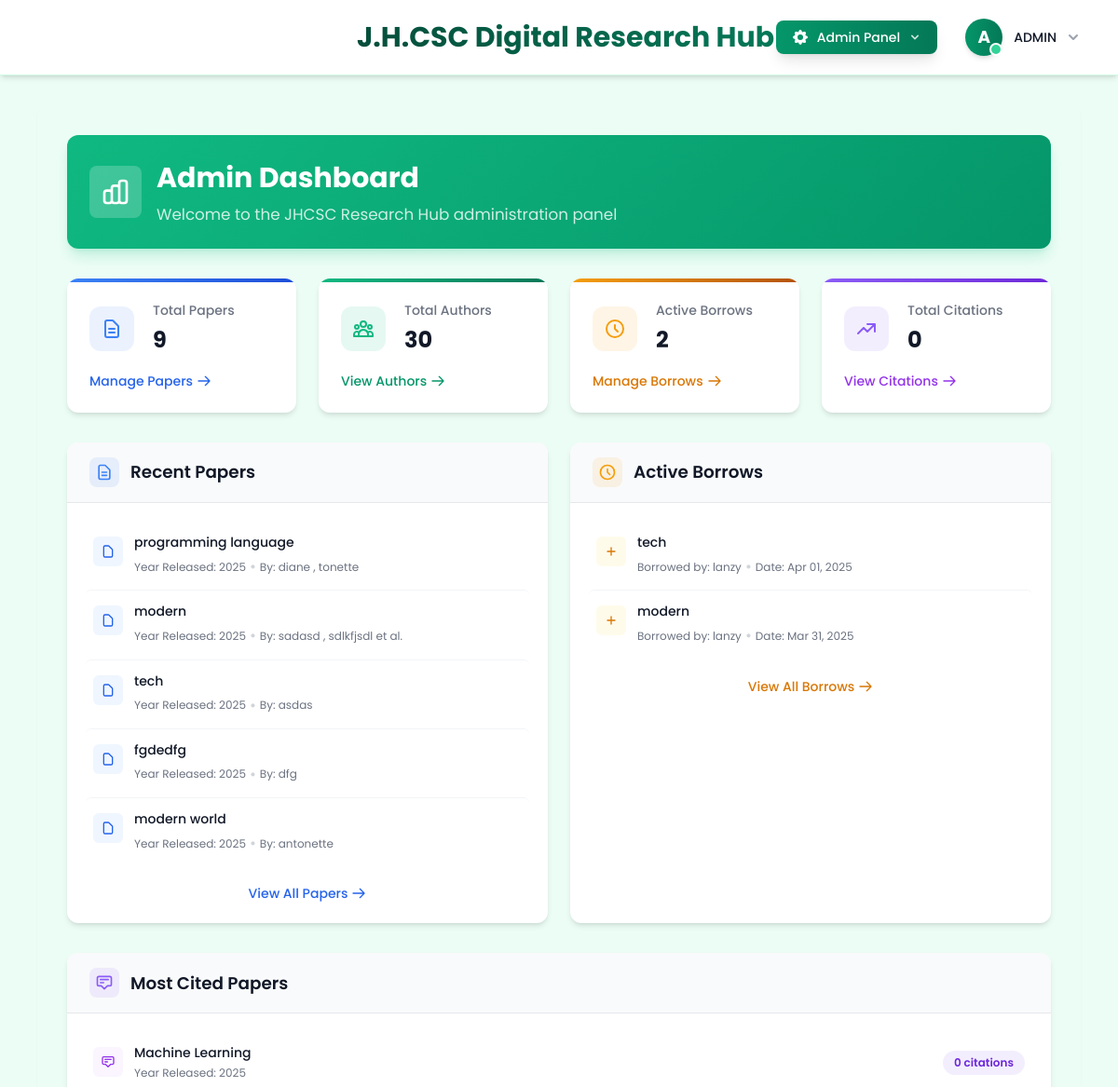
Before: /accounts/admin/dashboard/ (signed in, upper part) with the older database file.
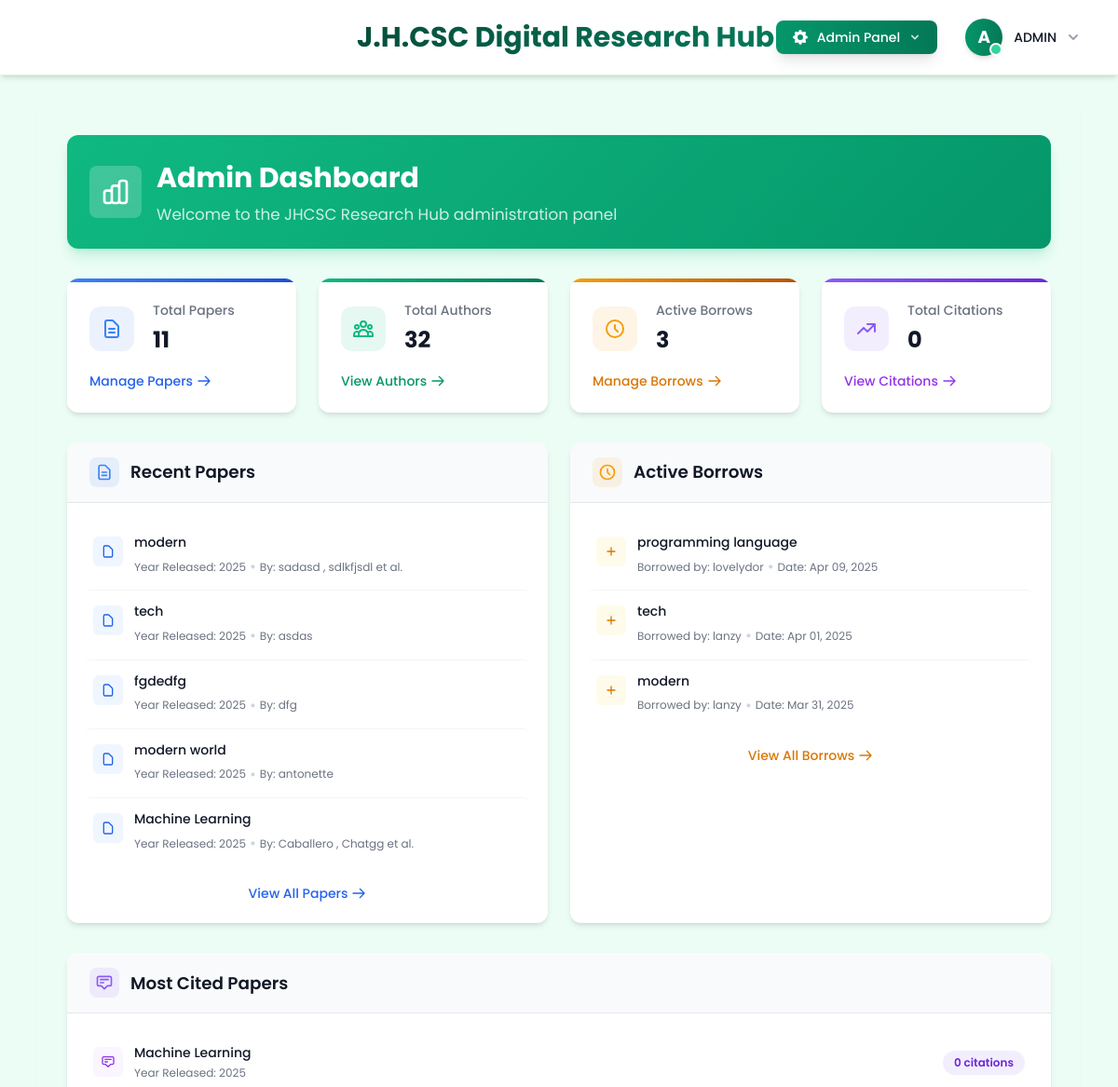
After: the same page with the newer database file.
### scholar/models.py (models this page shows, shortened)
class Paper(models.Model):
    title = models.CharField(max_length=255)
    authors = models.ManyToManyField('Author', related_name='papers')
    abstract = models.TextField()
    publication_date = models.DateField()
    citations = models.PositiveIntegerField(default=0)
    available_copies = models.PositiveIntegerField(default=1)
    view_count = models.PositiveIntegerField(default=0)
    viewers = models.ManyToManyField(User, related_name='viewed_papers', blank=True)
    pdf_file = models.FileField(upload_to='papers/', blank=True, null=True)
    program = models.CharField(
        max_length=100,
        choices=Student.PROGRAM_CHOICES,
        default='BSIT'  # Setting default value to BSIT
    )
    created_at = models.DateTimeField(auto_now_add=True, null=True)

class Author(models.Model):
    name = models.CharField(max_length=200)
    affiliation = models.CharField(max_length=200)
    email = models.EmailField(blank=True)

class Borrow(models.Model):
    STATUS_CHOICES = [
        ('pending', 'Pending Approval'),
        ('approved', 'Approved'),
        ('rejected', 'Rejected'),
        ('reserved', 'Reserved'),
    ]
    RETURN_STATUS_CHOICES = [
        ('pending', 'Pending Return Approval'),
        ('approved', 'Return Approved'),
        ('rejected', 'Return Rejected'),
    ]
    user = models.ForeignKey(User, on_delete=models.CASCADE)
    paper = models.ForeignKey(Paper, on_delete=models.CASCADE)
    borrow_date = models.DateTimeField(default=timezone.now)
    return_date = models.DateTimeField(null=True, blank=True)
    status = models.CharField(max_length=10, choices=STATUS_CHOICES, default='pending')
    return_status = models.CharField(max_length=10, choices=RETURN_STATUS_CHOICES, null=True, blank=True)
    is_returned = models.BooleanField(default=False)
    due_date = models.DateTimeField(null=True, blank=True)
    borrow_reason = models.TextField(blank=True, null=True, help_text='Reason for borrowing this paper')
    request_date = models.DateTimeField(default=timezone.now)
    class Meta:
        ordering = ['-borrow_date']

### scholar/views_admin.py (the view)
# urls.py: path('admin/dashboard/', views_admin.admin_dashboard, name='admin_dashboard'),
@staff_member_required
def admin_dashboard(request):
    total_papers = Paper.objects.count()
    total_authors = Author.objects.count()
    active_borrows = Borrow.objects.filter(is_returned=False).count()
    total_citations = Citation.objects.count()
    recent_papers = Paper.objects.all().order_by('-publication_date')[:5]
    recent_borrows = Borrow.objects.filter(is_returned=False).order_by('-borrow_date')[:5]
    most_cited_papers = Paper.objects.annotate(
        citation_count=Count('paper_citations')
    ).order_by('-citation_count')[:5]
    context = {
        'total_papers': total_papers,
        'total_authors': total_authors,
        'active_borrows': active_borrows,
        'total_citations': total_citations,
        'recent_papers': recent_papers,
        'recent_borrows': recent_borrows,
        'most_cited_papers': most_cited_papers,
    }
    return render(request, 'scholar/admin/dashboard.html', context)

### scholar/context_processors.py (called while the page is built)
def admin_stats(request):
    context = {}
    if request.user.is_authenticated and request.user.is_staff:
        pending_borrows_count = Borrow.objects.filter(status='pending').count()
        context['pending_borrows_count'] = pending_borrows_count
        pending_returns_count = Borrow.objects.filter(return_status='pending').count()
        context['pending_returns_count'] = pending_returns_count
        pending_registrations_count = UserProfile.objects.filter(
            is_approved=False,
            user__is_active=False
        ).count()
        context['pending_registrations_count'] = pending_registrations_count
        total_papers = Paper.objects.count()
        context['total_papers'] = total_papers
        active_borrows = Borrow.objects.filter(status='approved', is_returned=False).count()
        context['active_borrows'] = active_borrows
    return context

### scholar/templates/scholar/admin/dashboard.html (shortened to what the changed rows need)
{% extends "scholar/base.html" %}
{% load static %}
{% block content %}
<div class="dashboard-header p-6 mb-8">
    <div class="flex items-center">
        <div>
            <h1 class="text-2xl md:text-3xl font-bold text-white">Admin Dashboard</h1>
        </div>
    </div>
</div>
<div class="grid grid-cols-1 gap-6 sm:grid-cols-2 lg:grid-cols-4 mb-8">
    <div class="stat-card papers p-6">
        <div class="flex items-center">
            <div class="ml-5">
                <p class="text-sm font-medium text-gray-500">Total Papers</p>
                <h3 class="text-2xl font-bold text-gray-900 mt-1">{{ total_papers }}</h3>
            </div>
        </div>
    </div>
    <div class="stat-card authors p-6">
        <div class="flex items-center">
            <div class="ml-5">
                <p class="text-sm font-medium text-gray-500">Total Authors</p>
                <h3 class="text-2xl font-bold text-gray-900 mt-1">{{ total_authors }}</h3>
            </div>
        </div>
    </div>
    <div class="stat-card borrows p-6">
        <div class="flex items-center">
            <div class="ml-5">
                <p class="text-sm font-medium text-gray-500">Active Borrows</p>
                <h3 class="text-2xl font-bold text-gray-900 mt-1">{{ active_borrows }}</h3>
            </div>
        </div>
    </div>
</div>
<div class="grid grid-cols-1 gap-6 lg:grid-cols-2 mb-8">
    <div class="activity-card">
        <div class="p-5">
            <ul class="divide-y divide-gray-100">
                {% for paper in recent_papers %}
                <li class="py-3 px-2 transition-colors duration-150 item-hover rounded-md">
                    <a href="{% url 'paper_analytics' paper.id %}" class="block">
                        <div class="flex items-start">
                            <div class="flex-shrink-0 mt-1">
                                <div class="w-8 h-8 rounded-md bg-blue-50 flex items-center justify-center text-blue-600">
                                    <svg class="h-4 w-4" fill="none" stroke="currentColor" viewBox="0 0 24 24">
                                        <path stroke-linecap="round" stroke-linejoin="round" stroke-width="2" d="M7 21h10a2 2 0 002-2V9.414a1 1 0 00-.293-.707l-5.414-5.414A1 1 0 0012.586 3H7a2 2 0 00-2 2v14a2 2 0 002 2z" />
                                    </svg>
                                </div>
                            </div>
                            <div class="ml-3 flex-1">
                                <p class="text-sm font-medium text-gray-900 hover:text-blue-600 line-clamp-1">{{ paper.title }}</p>
                                <div class="flex items-center mt-1">
                                    <span class="text-xs text-gray-500">Year Released: {{ paper.publication_date|date:"Y" }}</span>
                                    {% if paper.authors.all %}
                                    <span class="mx-1 text-gray-300">•</span>
                                    <span class="text-xs text-gray-500">By:
                                        {% for author in paper.authors.all|slice:":2" %}
                                            {% if not forloop.first %}, {% endif %}{{ author.name }}
                                        {% endfor %}
                                        {% if paper.authors.all|length > 2 %}et al.{% endif %}
                                    </span>
                                    {% endif %}
                                </div>
                            </div>
                        </div>
                    </a>
                </li>
                {% empty %}
                <li class="py-4 text-center text-gray-500">
                    <p>No recent papers found</p>
                </li>
                {% endfor %}
            </ul>
        </div>
    </div>
    <div class="activity-card">
        <div class="p-5">
            <ul class="divide-y divide-gray-100">
                {% for borrow in recent_borrows %}
                <li class="py-3 px-2 transition-colors duration-150 item-hover rounded-md">
                    <div class="flex items-start">
                        <div class="flex-shrink-0 mt-1">
                            <div class="w-8 h-8 rounded-md bg-amber-50 flex items-center justify-center text-amber-600">
                                <svg class="h-4 w-4" fill="none" stroke="currentColor" viewBox="0 0 24 24">
                                    <path stroke-linecap="round" stroke-linejoin="round" stroke-width="2" d="M12 6v6m0 0v6m0-6h6m-6 0H6" />
                                </svg>
                            </div>
                        </div>
                        <div class="ml-3 flex-1">
                            <p class="text-sm font-medium text-gray-900 line-clamp-1">{{ borrow.paper.title }}</p>
                            <div class="flex flex-col sm:flex-row sm:items-center mt-1">
                                <span class="text-xs text-gray-500">Borrowed by: {{ borrow.user.username }}</span>
                                <span class="hidden sm:inline mx-1 text-gray-300">•</span>
                                <span class="text-xs text-gray-500">Date: {{ borrow.borrow_date|date:"M d, Y" }}</span>
                            </div>
                        </div>
                    </div>
                </li>
                {% empty %}
                <li class="py-4 text-center text-gray-500">
                    <p>No active borrows found</p>
                </li>
                {% endfor %}
            </ul>
        </div>
    </div>
</div>
<div class="activity-card mb-8">
    <div class="p-5">
        <ul class="divide-y divide-gray-100">
            {% for paper in most_cited_papers %}
            <li class="py-3 px-2 transition-colors duration-150 item-hover rounded-md">
                <a href="{% url 'paper_analytics' paper.id %}" class="block">
                    <div class="flex items-center justify-between">
                        <div class="flex items-start flex-1">
                            <div class="flex-shrink-0 mt-1">
                                <div class="w-8 h-8 rounded-md bg-purple-50 flex items-center justify-center text-purple-600">
                                    <svg class="h-4 w-4" fill="none" stroke="currentColor" viewBox="0 0 24 24">
                                        <path stroke-linecap="round" stroke-linejoin="round" stroke-width="2" d="M7 8h10M7 12h4m1 8l-4-4H5a2 2 0 01-2-2V6a2 2 0 012-2h14a2 2 0 012 2v8a2 2 0 01-2 2h-3l-4 4z" />
                                    </svg>
                                </div>
                            </div>
                            <div class="ml-3 flex-1">
                                <p class="text-sm font-medium text-gray-900 hover:text-purple-600 line-clamp-1">{{ paper.title }}</p>
                                <div class="flex items-center mt-1">
                                    <span class="text-xs text-gray-500">Year Released: {{ paper.publication_date|date:"Y" }}</span>
                                </div>
                            </div>
                        </div>
                        <div class="ml-4">
                            <span class="badge badge-citations">
                                {{ paper.citation_count }} citations
                            </span>
                        </div>
                    </div>
                </a>
            </li>
            {% empty %}
            <li class="py-4 text-center text-gray-500">
                <p>No cited papers found</p>
            </li>
            {% endfor %}
        </ul>
    </div>
</div>
{% endblock %}

Changed rows visible on the page:
no longer on this page (row edited): Paper: title "programming language", publication_date "2025", shown under "Recent Papers"
no longer on this page (row unchanged): Author: name "diane", shown under "programming language"
no longer on this page (row unchanged): Author: name "tonette", shown under "programming language"
now on one of the page's lists (row edited): Paper: title "Machine Learning", publication_date "2025"
changed Paper "Machine Learning": gains Author (name "Caballero"); gains Author (name "Chatgg")
added Borrow: paper "programming language", user.username "lovelydor", borrow_date "Apr 09, 2025"
Other visible differences:
{{ total_papers }}: "9" → "11"
{{ total_authors }}: "30" → "32"
{{ active_borrows }}: "2" → "3"
